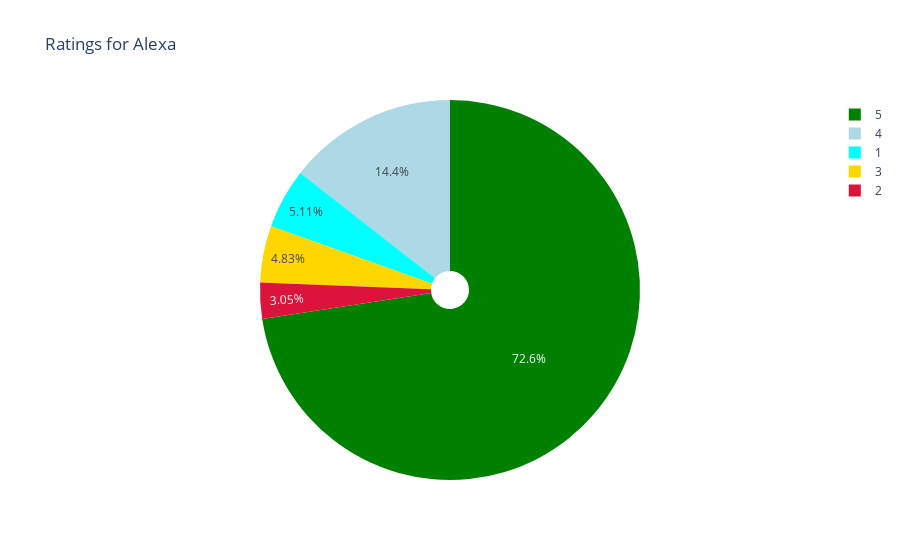

The cell this chart's notebook holds for it:
### Code cell
rat = data['rating'].value_counts()

label_rat = rat.index
size_rat = rat.values

c = ['green', 'lightblue', 'aqua', 'gold', 'crimson']

rating_piechart = go.Pie(labels = label_rat,
                         values = size_rat,
                         marker = dict(colors = c),
                         name = 'Alexa', hole = 0.1)

df = [rating_piechart]

layout = go.Layout(
           title = 'Ratings for Alexa')

fig = go.Figure(data = df,
                 layout = layout)

py.iplot(fig)

#inspired by Roshan Sharma on Kaggle

### Figure 1 — Plotly figure (JSON) as saved in the notebook; plotly's stock layout.template omitted (floating-point values rounded to 4 significant figures)
{"data": [{"hole": 0.1, "labels": [5, 4, 1, 3, 2], "marker": {"colors": ["green", "lightblue", "aqua", "gold", "crimson"]}, "name": "Alexa", "type": "pie", "values": [2286, 455, 161, 152, 96]}], "layout": {"title": {"text": "Ratings for Alexa"}}}
